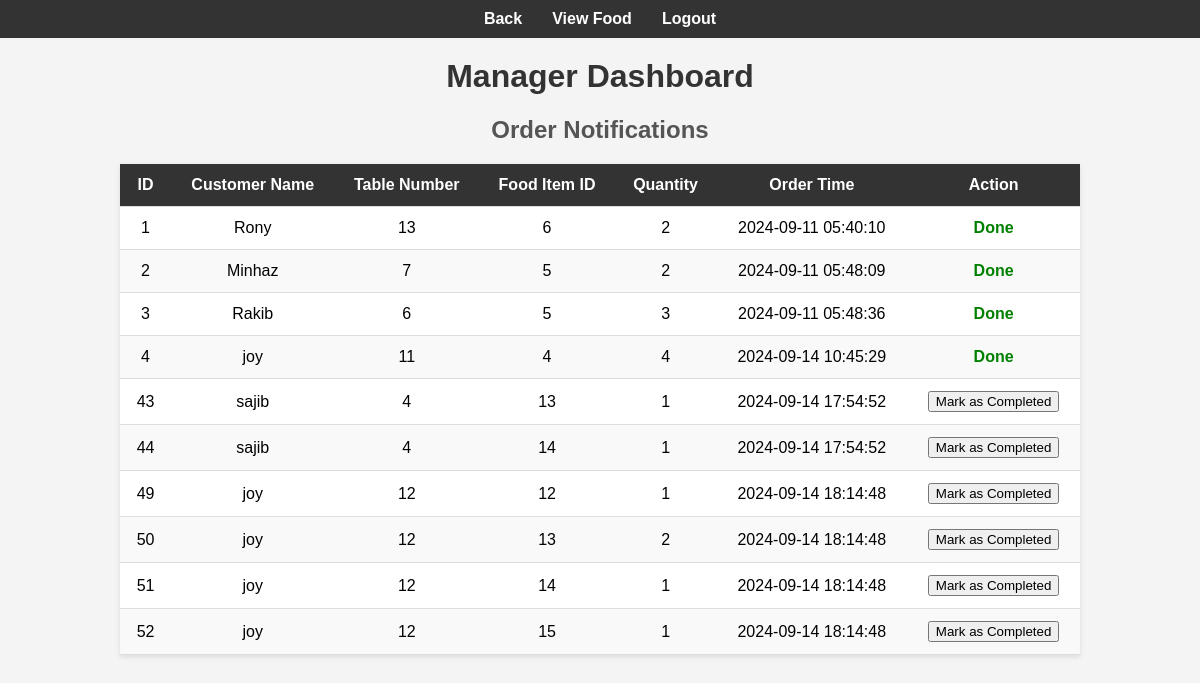
Page /orderV.php on the committed database.
### tables this page shows
CREATE TABLE `orders` (
  `id` int(11) NOT NULL,
  `customer_name` varchar(255) NOT NULL,
  `table_number` varchar(50) NOT NULL,
  `food_id` int(11) NOT NULL,
  `quantity` int(11) NOT NULL,
  `order_time` timestamp NOT NULL DEFAULT current_timestamp(),
  `completed` tinyint(1) DEFAULT 0,
  `food_item_id` int(11) DEFAULT NULL
);

### orderV.php (the view, shortened to what this page needs)
<?php
include 'connect.php';
class Order {
    private $conn;
    public function __construct($dbConnection) {
        $this->conn = $dbConnection;
    }
    public function getAllOrders() {
        $sql = "SELECT id, customer_name, table_number, food_id, quantity, order_time, completed FROM orders";
        $result = $this->conn->query($sql);
        if ($result->num_rows > 0) {
            return $result;
        } else {
            return [];
        }
    }
}
$conn = new mysqli($servername, $username, $password, $dbname);
$orderObj = new Order($conn);
$orders = $orderObj->getAllOrders();
?>
<!DOCTYPE html>
<html lang="en">
<head>
    <link rel="stylesheet" href="orderV.css">
</head>
<body>
    <header>
        <nav>
            <ul>
                <li><a href="adminIndex.php">Back</a></li>
                <li><a href="viewF.php">View Food</a></li>
                <li><a href="logout.php">Logout</a></li>
            </ul>
        </nav>
    </header>
    <h1>Manager Dashboard</h1>
    <h2>Order Notifications</h2>
    <table class="orders-table">
        <thead>
            <tr>
                <th>ID</th>
                <th>Customer Name</th>
                <th>Table Number</th>
                <th>Food Item ID</th>
                <th>Quantity</th>
                <th>Order Time</th>
                <th>Action</th>
            </tr>
        </thead>
        <tbody>
            <?php
            if (!empty($orders)) {
                while ($row = $orders->fetch_assoc()) {
                    echo "<tr>";
                    echo "<td>" . $row['id'] . "</td>";
                    echo "<td>" . $row['customer_name'] . "</td>";
                    echo "<td>" . $row['table_number'] . "</td>";
                    echo "<td>" . $row['food_id'] . "</td>";
                    echo "<td>" . $row['quantity'] . "</td>";
                    echo "<td>" . $row['order_time'] . "</td>";
                    echo "<td>";
                    if (!$row['completed']) {
                        echo "<form action='orderD.php' method='post'>";
                        echo "<input type='submit' value='Mark as Completed'>";
                        echo "</form>";
                    } else {
                        echo "<span class='completed'>Done</span>";
                    }
                    echo "</td>";
                    echo "</tr>";
                }
            } else {
                echo "<tr><td colspan='7'>No orders available.</td></tr>";
            }
            ?>
        </tbody>
    </table>
</body>
</html>

### orderV.css (style rules this page uses)
body { font-family: Arial, sans-serif; margin: 0; padding: 0; background-color: #f4f4f4; }
header { background-color: #333; color: #fff; padding: 10px 0; }
nav ul { list-style: none; padding: 0; margin: 0; display: flex; justify-content: center; }
nav ul li { margin: 0 15px; }
nav ul li a { color: #fff; text-decoration: none; font-weight: bold; }
h1 { text-align: center; margin-top: 20px; color: #333; }
h2 { text-align: center; color: #555; }
.completed { color: green; font-weight: bold; }
.orders-table { width: 80%; margin: 20px auto; border-collapse: collapse; background-color: #fff; box-shadow: 0 2px 5px rgba(0, 0, 0, 0.1); }
.orders-table thead { background-color: #333; color: #fff; }
.orders-table th, .orders-table td { padding: 12px 15px; text-align: center; border-bottom: 1px solid #ddd; }
.orders-table tbody tr:nth-child(even) { background-color: #f9f9f9; }

### rows in the picture
orders: id "1", customer_name "Rony", table_number "13", food "6", quantity "2", order_time "2024-09-11 05:40:10", completed "Done"
orders: id "2", customer_name "Minhaz", table_number "7", food "5", quantity "2", order_time "2024-09-11 05:48:09", completed "Done"
orders: id "3", customer_name "Rakib", table_number "6", food "5", quantity "3", order_time "2024-09-11 05:48:36", completed "Done"
orders: id "4", customer_name "joy", table_number "11", food "4", quantity "4", order_time "2024-09-14 10:45:29", completed "Done"
orders: id "43", customer_name "sajib", table_number "4", food "13", quantity "1", order_time "2024-09-14 17:54:52"
orders: id "44", customer_name "sajib", table_number "4", food "14", quantity "1", order_time "2024-09-14 17:54:52"
orders: id "49", customer_name "joy", table_number "12", food "12", quantity "1", order_time "2024-09-14 18:14:48"
orders: id "50", customer_name "joy", table_number "12", food "13", quantity "2", order_time "2024-09-14 18:14:48"
orders: id "51", customer_name "joy", table_number "12", food "14", quantity "1", order_time "2024-09-14 18:14:48"
orders: id "52", customer_name "joy", table_number "12", food "15", quantity "1", order_time "2024-09-14 18:14:48"
